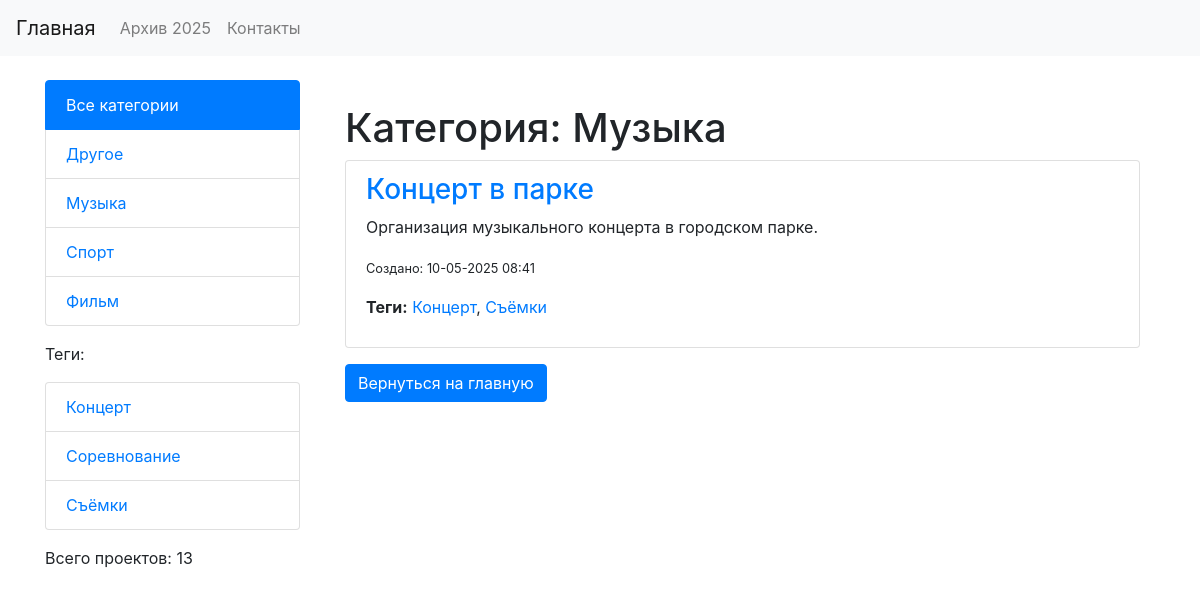
Page /category/music/ on the committed database.
### portfolio/models.py (models this page shows, shortened)
class Category(models.Model):
    name = models.CharField("Название категории", max_length=100, db_index=True)
    slug = models.SlugField("Слаг", max_length=255, unique=True, db_index=True)
    class Meta:
        verbose_name = 'Категория'
        verbose_name_plural = 'Категории'

class Tag(models.Model):
    name = models.CharField("Название тега", max_length=100, db_index=True)
    slug = models.SlugField("Слаг", max_length=255, unique=True, db_index=True)
    class Meta:
        verbose_name = 'Тег'
        verbose_name_plural = 'Теги'

class PortfolioItem(models.Model):
    title = models.CharField("Название", max_length=255)
    description = models.TextField("Описание")
    image = models.ImageField("Изображение", upload_to='portfolio_images/', blank=True, null=True)
    created_at = models.DateTimeField("Дата создания", auto_now_add=True)
    updated_at = models.DateTimeField("Дата обновления", auto_now=True)
    slug = models.SlugField(max_length=255, unique=True, blank=True, null=True)
    is_published = models.BooleanField("Опубликовано", default=True)
    category = models.ForeignKey(
        Category,
        on_delete=models.PROTECT,
        related_name='portfolio_items',
        verbose_name="Категория",
        null=True,  # Временно, чтобы избежать ошибок
    )
    tags = models.ManyToManyField(
        Tag,
        blank=True,
        related_name='portfolio_items',
        verbose_name="Теги"
    )
    client = models.OneToOneField(
        Client,
        on_delete=models.SET_NULL,
        null=True,
        blank=True,
        related_name='portfolio_item',
        verbose_name="Клиент"
    )
    class Meta:
        verbose_name = 'Элемент портфолио'
        verbose_name_plural = 'Элементы портфолио'
    objects = models.Manager()
    published = PublishedManager()

### portfolio/views.py (the view)
# urls.py: path('category/<slug:cat_slug>/', views.CategoryDetailView.as_view(), name='category_detail'),
class CategoryDetailView(DataMixin, ListView):
    model = PortfolioItem
    template_name = 'portfolio/category_detail.html'
    context_object_name = 'items'
    allow_empty = False
    def get_queryset(self):
        category = get_object_or_404(Category, slug=self.kwargs['cat_slug'])
        return PortfolioItem.published.filter(category=category).order_by('-created_at')
    def get_context_data(self, **kwargs):
        context = super().get_context_data(**kwargs)
        category = get_object_or_404(Category, slug=self.kwargs['cat_slug'])
        return self.get_mixin_context(context, title=f'Категория: {category.name}', category=category)

### portfolio/converters.py (called while the page is built)
    def to_url(self, value):
        return f"{value:04d}"

### portfolio/models.py (called while the page is built)
    def get_queryset(self):
        return super().get_queryset().filter(is_published=True)

### portfolio/templatetags/portfolio_tags.py (called while the page is built)
@register.simple_tag
def portfolio_count():
    return PortfolioItem.objects.count()

@register.inclusion_tag('portfolio/partial_categories.html')
def show_categories(selected_cat_slug=None):
    categories = Category.objects.annotate(total=Count('portfolio_items')).filter(total__gt=0)
    return {'categories': categories, 'selected_cat_slug': selected_cat_slug}

@register.inclusion_tag('portfolio/partial_tags.html')
def show_tags():
    tags = Tag.objects.annotate(total=Count('portfolio_items')).filter(total__gt=0)
    return {'tags': tags}

### portfolio/utils.py (called while the page is built)
    def get_mixin_context(self, context, **kwargs):
        if self.title_page:
            context['title'] = self.title_page
        context['menu'] = menu
        context.update(kwargs)
        return context

### templates/portfolio/category_detail.html (shortened to what this page needs)
{% extends 'portfolio/base.html' %}
{% block content %}
<div class="container mt-4">
  <h1>Категория: {{ category.name }}</h1>
  {% if items %}
    <ul class="list-group">
      {% for item in items %}
        <li class="list-group-item">
          <h3><a href="{% url 'portfolio:portfolio_detail' item.slug %}">{{ item.title }}</a></h3>
          <p>{{ item.description|truncatewords:20 }}</p>
          <p><small>Создано: {{ item.created_at|date:"d-m-Y H:i" }}</small></p>
          <p><strong>Теги:</strong>
            {% for tag in item.tags.all %}
              <a href="{% url 'portfolio:tag_detail' tag.slug %}">{{ tag.name }}</a>{% if not forloop.last %}, {% endif %}
            {% empty %}
              Нет тегов
            {% endfor %}
          </p>
        </li>
      {% endfor %}
    </ul>
  {% else %}
    <p>Нет элементов в категории «{{ category.name }}».</p>
  {% endif %}
  <a href="{% url 'portfolio:portfolio_list' %}" class="btn btn-primary mt-3">Вернуться на главную</a>
</div>
{% endblock %}

### templates/portfolio/partial_categories.html
{% if categories %}
<ul class="list-group mb-3">
  {% if not selected_cat_slug %}
    <li class="list-group-item active">Все категории</li>
  {% else %}
    <li class="list-group-item"><a href="{% url 'portfolio:portfolio_list' %}">Все категории</a></li>
  {% endif %}
  {% for cat in categories %}
    <li class="list-group-item {% if cat.slug == selected_cat_slug %}active{% endif %}">
      <a href="{% url 'portfolio:category_detail' cat.slug %}">{{ cat.name }}</a>
    </li>
  {% endfor %}
</ul>
{% endif %}

### templates/portfolio/partial_tags.html
{% if tags %}
<p>Теги:</p>
<ul class="list-group mb-3">
  {% for tag in tags %}
    <li class="list-group-item">
      <a href="{% url 'portfolio:tag_detail' tag.slug %}">{{ tag.name }}</a>
    </li>
  {% endfor %}
</ul>
{% endif %}

### rows in the picture
Category: name "Другое"
Category: name "Музыка"
Category: name "Спорт"
Category: name "Фильм"
Tag: name "Концерт"
Tag: name "Соревнование"
Tag: name "Съёмки"
PortfolioItem: title "Концерт в парке", description "Организация музыкального концерта в городском парке.", created_at "10-05-2025 08:41"
